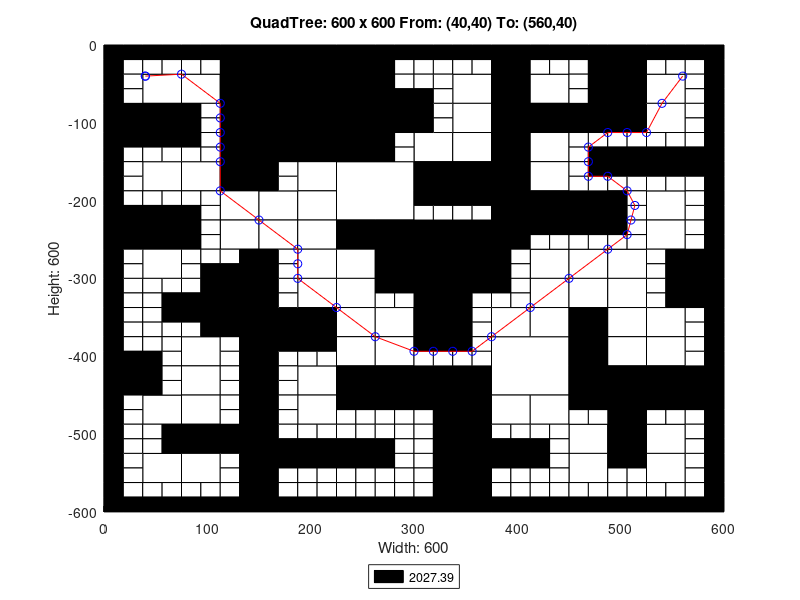

Recreate this plot in MATLAB.
axis([0 600 -600 0]);
title('QuadTree: 600 x 600 From: (40,40) To: (560,40)');
xlabel('Width: 600');
ylabel('Height: 600');
rectangle('Position',[150 -75 75 75], 'FaceColor',[0 0 0]);
rectangle('Position',[150 -150 75 75], 'FaceColor',[0 0 0]);
rectangle('Position',[225 -225 75 75], 'FaceColor',[1 1 1]);
rectangle('Position',[300 -300 75 75], 'FaceColor',[0 0 0]);
rectangle('Position',[375 -450 75 75], 'FaceColor',[1 1 1]);
rectangle('Position',[37.5 -75 37.5 37.5], 'FaceColor',[1 1 1]);
rectangle('Position',[112.5 -37.5 37.5 37.5], 'FaceColor',[0 0 0]);
rectangle('Position',[75 -75 37.5 37.5], 'FaceColor',[1 1 1]);
rectangle('Position',[112.5 -75 37.5 37.5], 'FaceColor',[0 0 0]);
rectangle('Position',[0 -112.5 37.5 37.5], 'FaceColor',[0 0 0]);
rectangle('Position',[37.5 -112.5 37.5 37.5], 'FaceColor',[0 0 0]);
rectangle('Position',[112.5 -112.5 37.5 37.5], 'FaceColor',[0 0 0]);
rectangle('Position',[112.5 -150 37.5 37.5], 'FaceColor',[0 0 0]);
rectangle('Position',[225 -37.5 37.5 37.5], 'FaceColor',[0 0 0]);
rectangle('Position',[225 -75 37.5 37.5], 'FaceColor',[0 0 0]);
rectangle('Position',[225 -112.5 37.5 37.5], 'FaceColor',[0 0 0]);
rectangle('Position',[262.5 -112.5 37.5 37.5], 'FaceColor',[0 0 0]);
rectangle('Position',[225 -150 37.5 37.5], 'FaceColor',[0 0 0]);
rectangle('Position',[37.5 -187.5 37.5 37.5], 'FaceColor',[1 1 1]);
rectangle('Position',[75 -187.5 37.5 37.5], 'FaceColor',[1 1 1]);
rectangle('Position',[112.5 -187.5 37.5 37.5], 'FaceColor',[0 0 0]);
rectangle('Position',[112.5 -225 37.5 37.5], 'FaceColor',[1 1 1]);
rectangle('Position',[0 -262.5 37.5 37.5], 'FaceColor',[0 0 0]);
rectangle('Position',[37.5 -262.5 37.5 37.5], 'FaceColor',[0 0 0]);
rectangle('Position',[37.5 -300 37.5 37.5], 'FaceColor',[1 1 1]);
rectangle('Position',[112.5 -262.5 37.5 37.5], 'FaceColor',[1 1 1]);
rectangle('Position',[187.5 -187.5 37.5 37.5], 'FaceColor',[1 1 1]);
rectangle('Position',[150 -225 37.5 37.5], 'FaceColor',[1 1 1]);
rectangle('Position',[187.5 -225 37.5 37.5], 'FaceColor',[1 1 1]);
rectangle('Position',[150 -262.5 37.5 37.5], 'FaceColor',[1 1 1]);
rectangle('Position',[187.5 -262.5 37.5 37.5], 'FaceColor',[1 1 1]);
rectangle('Position',[187.5 -300 37.5 37.5], 'FaceColor',[1 1 1]);
rectangle('Position',[225 -262.5 37.5 37.5], 'FaceColor',[0 0 0]);
rectangle('Position',[262.5 -262.5 37.5 37.5], 'FaceColor',[0 0 0]);
rectangle('Position',[225 -300 37.5 37.5], 'FaceColor',[1 1 1]);
rectangle('Position',[262.5 -300 37.5 37.5], 'FaceColor',[0 0 0]);
rectangle('Position',[337.5 -75 37.5 37.5], 'FaceColor',[1 1 1]);
rectangle('Position',[375 -37.5 37.5 37.5], 'FaceColor',[0 0 0]);
rectangle('Position',[375 -75 37.5 37.5], 'FaceColor',[0 0 0]);
rectangle('Position',[412.5 -75 37.5 37.5], 'FaceColor',[1 1 1]);
rectangle('Position',[337.5 -112.5 37.5 37.5], 'FaceColor',[1 1 1]);
rectangle('Position',[300 -150 37.5 37.5], 'FaceColor',[1 1 1]);
rectangle('Position',[337.5 -150 37.5 37.5], 'FaceColor',[1 1 1]);
rectangle('Position',[375 -112.5 37.5 37.5], 'FaceColor',[0 0 0]);
rectangle('Position',[412.5 -112.5 37.5 37.5], 'FaceColor',[0 0 0]);
rectangle('Position',[375 -150 37.5 37.5], 'FaceColor',[0 0 0]);
rectangle('Position',[412.5 -150 37.5 37.5], 'FaceColor',[1 1 1]);
rectangle('Position',[487.5 -37.5 37.5 37.5], 'FaceColor',[0 0 0]);
rectangle('Position',[487.5 -75 37.5 37.5], 'FaceColor',[0 0 0]);
rectangle('Position',[525 -75 37.5 37.5], 'FaceColor',[1 1 1]);
rectangle('Position',[450 -112.5 37.5 37.5], 'FaceColor',[0 0 0]);
rectangle('Position',[487.5 -112.5 37.5 37.5], 'FaceColor',[0 0 0]);
rectangle('Position',[525 -112.5 37.5 37.5], 'FaceColor',[1 1 1]);
rectangle('Position',[300 -187.5 37.5 37.5], 'FaceColor',[0 0 0]);
rectangle('Position',[337.5 -187.5 37.5 37.5], 'FaceColor',[0 0 0]);
rectangle('Position',[375 -187.5 37.5 37.5], 'FaceColor',[0 0 0]);
rectangle('Position',[412.5 -187.5 37.5 37.5], 'FaceColor',[1 1 1]);
rectangle('Position',[375 -225 37.5 37.5], 'FaceColor',[0 0 0]);
rectangle('Position',[412.5 -225 37.5 37.5], 'FaceColor',[0 0 0]);
rectangle('Position',[375 -262.5 37.5 37.5], 'FaceColor',[0 0 0]);
rectangle('Position',[412.5 -300 37.5 37.5], 'FaceColor',[1 1 1]);
rectangle('Position',[450 -225 37.5 37.5], 'FaceColor',[0 0 0]);
rectangle('Position',[525 -225 37.5 37.5], 'FaceColor',[1 1 1]);
rectangle('Position',[450 -300 37.5 37.5], 'FaceColor',[1 1 1]);
rectangle('Position',[487.5 -300 37.5 37.5], 'FaceColor',[1 1 1]);
rectangle('Position',[525 -262.5 37.5 37.5], 'FaceColor',[1 1 1]);
rectangle('Position',[562.5 -300 37.5 37.5], 'FaceColor',[0 0 0]);
rectangle('Position',[112.5 -337.5 37.5 37.5], 'FaceColor',[0 0 0]);
rectangle('Position',[112.5 -375 37.5 37.5], 'FaceColor',[0 0 0]);
rectangle('Position',[0 -450 37.5 37.5], 'FaceColor',[0 0 0]);
rectangle('Position',[75 -412.5 37.5 37.5], 'FaceColor',[1 1 1]);
rectangle('Position',[75 -450 37.5 37.5], 'FaceColor',[1 1 1]);
rectangle('Position',[187.5 -337.5 37.5 37.5], 'FaceColor',[1 1 1]);
rectangle('Position',[150 -375 37.5 37.5], 'FaceColor',[0 0 0]);
rectangle('Position',[187.5 -375 37.5 37.5], 'FaceColor',[0 0 0]);
rectangle('Position',[225 -337.5 37.5 37.5], 'FaceColor',[1 1 1]);
rectangle('Position',[225 -375 37.5 37.5], 'FaceColor',[1 1 1]);
rectangle('Position',[262.5 -375 37.5 37.5], 'FaceColor',[1 1 1]);
rectangle('Position',[187.5 -450 37.5 37.5], 'FaceColor',[1 1 1]);
rectangle('Position',[225 -412.5 37.5 37.5], 'FaceColor',[1 1 1]);
rectangle('Position',[262.5 -412.5 37.5 37.5], 'FaceColor',[1 1 1]);
rectangle('Position',[225 -450 37.5 37.5], 'FaceColor',[0 0 0]);
rectangle('Position',[262.5 -450 37.5 37.5], 'FaceColor',[0 0 0]);
rectangle('Position',[37.5 -487.5 37.5 37.5], 'FaceColor',[1 1 1]);
rectangle('Position',[75 -487.5 37.5 37.5], 'FaceColor',[1 1 1]);
rectangle('Position',[75 -525 37.5 37.5], 'FaceColor',[0 0 0]);
rectangle('Position',[112.5 -525 37.5 37.5], 'FaceColor',[0 0 0]);
rectangle('Position',[37.5 -562.5 37.5 37.5], 'FaceColor',[1 1 1]);
rectangle('Position',[75 -562.5 37.5 37.5], 'FaceColor',[1 1 1]);
rectangle('Position',[187.5 -487.5 37.5 37.5], 'FaceColor',[1 1 1]);
rectangle('Position',[300 -337.5 37.5 37.5], 'FaceColor',[0 0 0]);
rectangle('Position',[300 -375 37.5 37.5], 'FaceColor',[0 0 0]);
rectangle('Position',[412.5 -337.5 37.5 37.5], 'FaceColor',[1 1 1]);
rectangle('Position',[375 -375 37.5 37.5], 'FaceColor',[1 1 1]);
rectangle('Position',[412.5 -375 37.5 37.5], 'FaceColor',[1 1 1]);
rectangle('Position',[300 -450 37.5 37.5], 'FaceColor',[0 0 0]);
rectangle('Position',[337.5 -450 37.5 37.5], 'FaceColor',[0 0 0]);
rectangle('Position',[450 -337.5 37.5 37.5], 'FaceColor',[1 1 1]);
rectangle('Position',[487.5 -337.5 37.5 37.5], 'FaceColor',[1 1 1]);
rectangle('Position',[450 -375 37.5 37.5], 'FaceColor',[0 0 0]);
rectangle('Position',[487.5 -375 37.5 37.5], 'FaceColor',[1 1 1]);
rectangle('Position',[562.5 -337.5 37.5 37.5], 'FaceColor',[0 0 0]);
rectangle('Position',[525 -375 37.5 37.5], 'FaceColor',[1 1 1]);
rectangle('Position',[450 -412.5 37.5 37.5], 'FaceColor',[0 0 0]);
rectangle('Position',[487.5 -412.5 37.5 37.5], 'FaceColor',[1 1 1]);
rectangle('Position',[450 -450 37.5 37.5], 'FaceColor',[0 0 0]);
rectangle('Position',[487.5 -450 37.5 37.5], 'FaceColor',[0 0 0]);
rectangle('Position',[525 -412.5 37.5 37.5], 'FaceColor',[1 1 1]);
rectangle('Position',[525 -450 37.5 37.5], 'FaceColor',[0 0 0]);
rectangle('Position',[562.5 -450 37.5 37.5], 'FaceColor',[0 0 0]);
rectangle('Position',[337.5 -487.5 37.5 37.5], 'FaceColor',[0 0 0]);
rectangle('Position',[337.5 -525 37.5 37.5], 'FaceColor',[0 0 0]);
rectangle('Position',[375 -487.5 37.5 37.5], 'FaceColor',[1 1 1]);
rectangle('Position',[412.5 -487.5 37.5 37.5], 'FaceColor',[1 1 1]);
rectangle('Position',[337.5 -562.5 37.5 37.5], 'FaceColor',[0 0 0]);
rectangle('Position',[337.5 -600 37.5 37.5], 'FaceColor',[0 0 0]);
rectangle('Position',[487.5 -487.5 37.5 37.5], 'FaceColor',[0 0 0]);
rectangle('Position',[450 -525 37.5 37.5], 'FaceColor',[1 1 1]);
rectangle('Position',[487.5 -525 37.5 37.5], 'FaceColor',[0 0 0]);
rectangle('Position',[525 -525 37.5 37.5], 'FaceColor',[1 1 1]);
rectangle('Position',[450 -562.5 37.5 37.5], 'FaceColor',[1 1 1]);
rectangle('Position',[525 -562.5 37.5 37.5], 'FaceColor',[1 1 1]);
rectangle('Position',[0 -18.75 18.75 18.75], 'FaceColor',[0 0 0]);
rectangle('Position',[18.75 -18.75 18.75 18.75], 'FaceColor',[0 0 0]);
rectangle('Position',[0 -37.5 18.75 18.75], 'FaceColor',[0 0 0]);
rectangle('Position',[18.75 -37.5 18.75 18.75], 'FaceColor',[1 1 1]);
rectangle('Position',[37.5 -18.75 18.75 18.75], 'FaceColor',[0 0 0]);
rectangle('Position',[56.25 -18.75 18.75 18.75], 'FaceColor',[0 0 0]);
rectangle('Position',[37.5 -37.5 18.75 18.75], 'FaceColor',[1 1 1]);
rectangle('Position',[56.25 -37.5 18.75 18.75], 'FaceColor',[1 1 1]);
rectangle('Position',[0 -56.25 18.75 18.75], 'FaceColor',[0 0 0]);
rectangle('Position',[18.75 -56.25 18.75 18.75], 'FaceColor',[1 1 1]);
rectangle('Position',[0 -75 18.75 18.75], 'FaceColor',[0 0 0]);
rectangle('Position',[18.75 -75 18.75 18.75], 'FaceColor',[1 1 1]);
rectangle('Position',[75 -18.75 18.75 18.75], 'FaceColor',[0 0 0]);
rectangle('Position',[93.75 -18.75 18.75 18.75], 'FaceColor',[0 0 0]);
rectangle('Position',[75 -37.5 18.75 18.75], 'FaceColor',[1 1 1]);
rectangle('Position',[93.75 -37.5 18.75 18.75], 'FaceColor',[1 1 1]);
rectangle('Position',[0 -131.25 18.75 18.75], 'FaceColor',[0 0 0]);
rectangle('Position',[18.75 -131.25 18.75 18.75], 'FaceColor',[0 0 0]);
rectangle('Position',[0 -150 18.75 18.75], 'FaceColor',[0 0 0]);
rectangle('Position',[18.75 -150 18.75 18.75], 'FaceColor',[1 1 1]);
rectangle('Position',[37.5 -131.25 18.75 18.75], 'FaceColor',[0 0 0]);
rectangle('Position',[56.25 -131.25 18.75 18.75], 'FaceColor',[0 0 0]);
rectangle('Position',[37.5 -150 18.75 18.75], 'FaceColor',[1 1 1]);
rectangle('Position',[56.25 -150 18.75 18.75], 'FaceColor',[1 1 1]);
rectangle('Position',[75 -93.75 18.75 18.75], 'FaceColor',[0 0 0]);
rectangle('Position',[93.75 -93.75 18.75 18.75], 'FaceColor',[1 1 1]);
rectangle('Position',[75 -112.5 18.75 18.75], 'FaceColor',[0 0 0]);
rectangle('Position',[93.75 -112.5 18.75 18.75], 'FaceColor',[1 1 1]);
rectangle('Position',[75 -131.25 18.75 18.75], 'FaceColor',[0 0 0]);
rectangle('Position',[93.75 -131.25 18.75 18.75], 'FaceColor',[1 1 1]);
rectangle('Position',[75 -150 18.75 18.75], 'FaceColor',[1 1 1]);
rectangle('Position',[93.75 -150 18.75 18.75], 'FaceColor',[1 1 1]);
rectangle('Position',[262.5 -18.75 18.75 18.75], 'FaceColor',[0 0 0]);
rectangle('Position',[281.25 -18.75 18.75 18.75], 'FaceColor',[0 0 0]);
rectangle('Position',[262.5 -37.5 18.75 18.75], 'FaceColor',[0 0 0]);
rectangle('Position',[281.25 -37.5 18.75 18.75], 'FaceColor',[1 1 1]);
rectangle('Position',[262.5 -56.25 18.75 18.75], 'FaceColor',[0 0 0]);
rectangle('Position',[281.25 -56.25 18.75 18.75], 'FaceColor',[1 1 1]);
rectangle('Position',[262.5 -75 18.75 18.75], 'FaceColor',[0 0 0]);
rectangle('Position',[281.25 -75 18.75 18.75], 'FaceColor',[0 0 0]);
rectangle('Position',[262.5 -131.25 18.75 18.75], 'FaceColor',[0 0 0]);
rectangle('Position',[281.25 -131.25 18.75 18.75], 'FaceColor',[1 1 1]);
rectangle('Position',[262.5 -150 18.75 18.75], 'FaceColor',[0 0 0]);
rectangle('Position',[281.25 -150 18.75 18.75], 'FaceColor',[1 1 1]);
rectangle('Position',[0 -168.75 18.75 18.75], 'FaceColor',[0 0 0]);
rectangle('Position',[18.75 -168.75 18.75 18.75], 'FaceColor',[1 1 1]);
rectangle('Position',[0 -187.5 18.75 18.75], 'FaceColor',[0 0 0]);
rectangle('Position',[18.75 -187.5 18.75 18.75], 'FaceColor',[1 1 1]);
rectangle('Position',[0 -206.25 18.75 18.75], 'FaceColor',[0 0 0]);
rectangle('Position',[18.75 -206.25 18.75 18.75], 'FaceColor',[1 1 1]);
rectangle('Position',[0 -225 18.75 18.75], 'FaceColor',[0 0 0]);
rectangle('Position',[18.75 -225 18.75 18.75], 'FaceColor',[0 0 0]);
rectangle('Position',[37.5 -206.25 18.75 18.75], 'FaceColor',[1 1 1]);
rectangle('Position',[56.25 -206.25 18.75 18.75], 'FaceColor',[1 1 1]);
rectangle('Position',[37.5 -225 18.75 18.75], 'FaceColor',[0 0 0]);
rectangle('Position',[56.25 -225 18.75 18.75], 'FaceColor',[0 0 0]);
rectangle('Position',[75 -206.25 18.75 18.75], 'FaceColor',[1 1 1]);
rectangle('Position',[93.75 -206.25 18.75 18.75], 'FaceColor',[1 1 1]);
rectangle('Position',[75 -225 18.75 18.75], 'FaceColor',[0 0 0]);
rectangle('Position',[93.75 -225 18.75 18.75], 'FaceColor',[1 1 1]);
rectangle('Position',[0 -281.25 18.75 18.75], 'FaceColor',[0 0 0]);
rectangle('Position',[18.75 -281.25 18.75 18.75], 'FaceColor',[1 1 1]);
rectangle('Position',[0 -300 18.75 18.75], 'FaceColor',[0 0 0]);
rectangle('Position',[18.75 -300 18.75 18.75], 'FaceColor',[1 1 1]);
rectangle('Position',[75 -243.75 18.75 18.75], 'FaceColor',[0 0 0]);
rectangle('Position',[93.75 -243.75 18.75 18.75], 'FaceColor',[1 1 1]);
rectangle('Position',[75 -262.5 18.75 18.75], 'FaceColor',[0 0 0]);
rectangle('Position',[93.75 -262.5 18.75 18.75], 'FaceColor',[1 1 1]);
rectangle('Position',[75 -281.25 18.75 18.75], 'FaceColor',[1 1 1]);
rectangle('Position',[93.75 -281.25 18.75 18.75], 'FaceColor',[1 1 1]);
rectangle('Position',[75 -300 18.75 18.75], 'FaceColor',[1 1 1]);
rectangle('Position',[93.75 -300 18.75 18.75], 'FaceColor',[0 0 0]);
rectangle('Position',[112.5 -281.25 18.75 18.75], 'FaceColor',[1 1 1]);
rectangle('Position',[131.25 -281.25 18.75 18.75], 'FaceColor',[0 0 0]);
rectangle('Position',[112.5 -300 18.75 18.75], 'FaceColor',[0 0 0]);
rectangle('Position',[131.25 -300 18.75 18.75], 'FaceColor',[0 0 0]);
rectangle('Position',[150 -168.75 18.75 18.75], 'FaceColor',[0 0 0]);
rectangle('Position',[168.75 -168.75 18.75 18.75], 'FaceColor',[1 1 1]);
rectangle('Position',[150 -187.5 18.75 18.75], 'FaceColor',[0 0 0]);
rectangle('Position',[168.75 -187.5 18.75 18.75], 'FaceColor',[1 1 1]);
rectangle('Position',[150 -281.25 18.75 18.75], 'FaceColor',[0 0 0]);
rectangle('Position',[168.75 -281.25 18.75 18.75], 'FaceColor',[1 1 1]);
rectangle('Position',[150 -300 18.75 18.75], 'FaceColor',[0 0 0]);
rectangle('Position',[168.75 -300 18.75 18.75], 'FaceColor',[1 1 1]);
rectangle('Position',[300 -18.75 18.75 18.75], 'FaceColor',[0 0 0]);
rectangle('Position',[318.75 -18.75 18.75 18.75], 'FaceColor',[0 0 0]);
rectangle('Position',[300 -37.5 18.75 18.75], 'FaceColor',[1 1 1]);
rectangle('Position',[318.75 -37.5 18.75 18.75], 'FaceColor',[1 1 1]);
rectangle('Position',[337.5 -18.75 18.75 18.75], 'FaceColor',[0 0 0]);
rectangle('Position',[356.25 -18.75 18.75 18.75], 'FaceColor',[0 0 0]);
rectangle('Position',[337.5 -37.5 18.75 18.75], 'FaceColor',[1 1 1]);
rectangle('Position',[356.25 -37.5 18.75 18.75], 'FaceColor',[1 1 1]);
rectangle('Position',[300 -56.25 18.75 18.75], 'FaceColor',[1 1 1]);
rectangle('Position',[318.75 -56.25 18.75 18.75], 'FaceColor',[1 1 1]);
rectangle('Position',[300 -75 18.75 18.75], 'FaceColor',[0 0 0]);
rectangle('Position',[318.75 -75 18.75 18.75], 'FaceColor',[1 1 1]);
rectangle('Position',[412.5 -18.75 18.75 18.75], 'FaceColor',[0 0 0]);
rectangle('Position',[431.25 -18.75 18.75 18.75], 'FaceColor',[0 0 0]);
rectangle('Position',[412.5 -37.5 18.75 18.75], 'FaceColor',[1 1 1]);
rectangle('Position',[431.25 -37.5 18.75 18.75], 'FaceColor',[1 1 1]);
rectangle('Position',[300 -93.75 18.75 18.75], 'FaceColor',[0 0 0]);
rectangle('Position',[318.75 -93.75 18.75 18.75], 'FaceColor',[1 1 1]);
rectangle('Position',[300 -112.5 18.75 18.75], 'FaceColor',[0 0 0]);
rectangle('Position',[318.75 -112.5 18.75 18.75], 'FaceColor',[1 1 1]);
rectangle('Position',[450 -18.75 18.75 18.75], 'FaceColor',[0 0 0]);
rectangle('Position',[468.75 -18.75 18.75 18.75], 'FaceColor',[0 0 0]);
rectangle('Position',[450 -37.5 18.75 18.75], 'FaceColor',[1 1 1]);
rectangle('Position',[468.75 -37.5 18.75 18.75], 'FaceColor',[0 0 0]);
rectangle('Position',[450 -56.25 18.75 18.75], 'FaceColor',[1 1 1]);
rectangle('Position',[468.75 -56.25 18.75 18.75], 'FaceColor',[0 0 0]);
rectangle('Position',[450 -75 18.75 18.75], 'FaceColor',[1 1 1]);
rectangle('Position',[468.75 -75 18.75 18.75], 'FaceColor',[0 0 0]);
rectangle('Position',[525 -18.75 18.75 18.75], 'FaceColor',[0 0 0]);
rectangle('Position',[543.75 -18.75 18.75 18.75], 'FaceColor',[0 0 0]);
rectangle('Position',[525 -37.5 18.75 18.75], 'FaceColor',[1 1 1]);
rectangle('Position',[543.75 -37.5 18.75 18.75], 'FaceColor',[1 1 1]);
rectangle('Position',[562.5 -18.75 18.75 18.75], 'FaceColor',[0 0 0]);
rectangle('Position',[581.25 -18.75 18.75 18.75], 'FaceColor',[0 0 0]);
rectangle('Position',[562.5 -37.5 18.75 18.75], 'FaceColor',[1 1 1]);
rectangle('Position',[581.25 -37.5 18.75 18.75], 'FaceColor',[0 0 0]);
rectangle('Position',[562.5 -56.25 18.75 18.75], 'FaceColor',[1 1 1]);
rectangle('Position',[581.25 -56.25 18.75 18.75], 'FaceColor',[0 0 0]);
rectangle('Position',[562.5 -75 18.75 18.75], 'FaceColor',[1 1 1]);
rectangle('Position',[581.25 -75 18.75 18.75], 'FaceColor',[0 0 0]);
rectangle('Position',[450 -131.25 18.75 18.75], 'FaceColor',[1 1 1]);
rectangle('Position',[468.75 -131.25 18.75 18.75], 'FaceColor',[1 1 1]);
rectangle('Position',[450 -150 18.75 18.75], 'FaceColor',[1 1 1]);
rectangle('Position',[468.75 -150 18.75 18.75], 'FaceColor',[0 0 0]);
rectangle('Position',[487.5 -131.25 18.75 18.75], 'FaceColor',[1 1 1]);
rectangle('Position',[506.25 -131.25 18.75 18.75], 'FaceColor',[1 1 1]);
rectangle('Position',[487.5 -150 18.75 18.75], 'FaceColor',[0 0 0]);
rectangle('Position',[506.25 -150 18.75 18.75], 'FaceColor',[0 0 0]);
rectangle('Position',[562.5 -93.75 18.75 18.75], 'FaceColor',[1 1 1]);
rectangle('Position',[581.25 -93.75 18.75 18.75], 'FaceColor',[0 0 0]);
rectangle('Position',[562.5 -112.5 18.75 18.75], 'FaceColor',[1 1 1]);
rectangle('Position',[581.25 -112.5 18.75 18.75], 'FaceColor',[0 0 0]);
rectangle('Position',[525 -131.25 18.75 18.75], 'FaceColor',[1 1 1]);
rectangle('Position',[543.75 -131.25 18.75 18.75], 'FaceColor',[1 1 1]);
rectangle('Position',[525 -150 18.75 18.75], 'FaceColor',[0 0 0]);
rectangle('Position',[543.75 -150 18.75 18.75], 'FaceColor',[0 0 0]);
rectangle('Position',[562.5 -131.25 18.75 18.75], 'FaceColor',[1 1 1]);
rectangle('Position',[581.25 -131.25 18.75 18.75], 'FaceColor',[0 0 0]);
rectangle('Position',[562.5 -150 18.75 18.75], 'FaceColor',[0 0 0]);
rectangle('Position',[581.25 -150 18.75 18.75], 'FaceColor',[0 0 0]);
rectangle('Position',[300 -206.25 18.75 18.75], 'FaceColor',[0 0 0]);
rectangle('Position',[318.75 -206.25 18.75 18.75], 'FaceColor',[0 0 0]);
rectangle('Position',[300 -225 18.75 18.75], 'FaceColor',[1 1 1]);
rectangle('Position',[318.75 -225 18.75 18.75], 'FaceColor',[1 1 1]);
rectangle('Position',[337.5 -206.25 18.75 18.75], 'FaceColor',[0 0 0]);
rectangle('Position',[356.25 -206.25 18.75 18.75], 'FaceColor',[0 0 0]);
rectangle('Position',[337.5 -225 18.75 18.75], 'FaceColor',[1 1 1]);
rectangle('Position',[356.25 -225 18.75 18.75], 'FaceColor',[1 1 1]);
rectangle('Position',[412.5 -243.75 18.75 18.75], 'FaceColor',[0 0 0]);
rectangle('Position',[431.25 -243.75 18.75 18.75], 'FaceColor',[0 0 0]);
rectangle('Position',[412.5 -262.5 18.75 18.75], 'FaceColor',[1 1 1]);
rectangle('Position',[431.25 -262.5 18.75 18.75], 'FaceColor',[1 1 1]);
rectangle('Position',[375 -281.25 18.75 18.75], 'FaceColor',[0 0 0]);
rectangle('Position',[393.75 -281.25 18.75 18.75], 'FaceColor',[1 1 1]);
rectangle('Position',[375 -300 18.75 18.75], 'FaceColor',[0 0 0]);
rectangle('Position',[393.75 -300 18.75 18.75], 'FaceColor',[1 1 1]);
rectangle('Position',[450 -168.75 18.75 18.75], 'FaceColor',[1 1 1]);
rectangle('Position',[468.75 -168.75 18.75 18.75], 'FaceColor',[0 0 0]);
rectangle('Position',[450 -187.5 18.75 18.75], 'FaceColor',[1 1 1]);
rectangle('Position',[468.75 -187.5 18.75 18.75], 'FaceColor',[1 1 1]);
rectangle('Position',[487.5 -168.75 18.75 18.75], 'FaceColor',[0 0 0]);
rectangle('Position',[506.25 -168.75 18.75 18.75], 'FaceColor',[0 0 0]);
rectangle('Position',[487.5 -187.5 18.75 18.75], 'FaceColor',[1 1 1]);
rectangle('Position',[506.25 -187.5 18.75 18.75], 'FaceColor',[1 1 1]);
rectangle('Position',[487.5 -206.25 18.75 18.75], 'FaceColor',[0 0 0]);
rectangle('Position',[506.25 -206.25 18.75 18.75], 'FaceColor',[1 1 1]);
rectangle('Position',[487.5 -225 18.75 18.75], 'FaceColor',[0 0 0]);
rectangle('Position',[506.25 -225 18.75 18.75], 'FaceColor',[1 1 1]);
rectangle('Position',[525 -168.75 18.75 18.75], 'FaceColor',[0 0 0]);
rectangle('Position',[543.75 -168.75 18.75 18.75], 'FaceColor',[0 0 0]);
rectangle('Position',[525 -187.5 18.75 18.75], 'FaceColor',[1 1 1]);
rectangle('Position',[543.75 -187.5 18.75 18.75], 'FaceColor',[1 1 1]);
rectangle('Position',[562.5 -168.75 18.75 18.75], 'FaceColor',[0 0 0]);
rectangle('Position',[581.25 -168.75 18.75 18.75], 'FaceColor',[0 0 0]);
rectangle('Position',[562.5 -187.5 18.75 18.75], 'FaceColor',[1 1 1]);
rectangle('Position',[581.25 -187.5 18.75 18.75], 'FaceColor',[0 0 0]);
rectangle('Position',[562.5 -206.25 18.75 18.75], 'FaceColor',[1 1 1]);
rectangle('Position',[581.25 -206.25 18.75 18.75], 'FaceColor',[0 0 0]);
rectangle('Position',[562.5 -225 18.75 18.75], 'FaceColor',[1 1 1]);
rectangle('Position',[581.25 -225 18.75 18.75], 'FaceColor',[0 0 0]);
rectangle('Position',[450 -243.75 18.75 18.75], 'FaceColor',[0 0 0]);
rectangle('Position',[468.75 -243.75 18.75 18.75], 'FaceColor',[0 0 0]);
rectangle('Position',[450 -262.5 18.75 18.75], 'FaceColor',[1 1 1]);
rectangle('Position',[468.75 -262.5 18.75 18.75], 'FaceColor',[1 1 1]);
rectangle('Position',[487.5 -243.75 18.75 18.75], 'FaceColor',[0 0 0]);
rectangle('Position',[506.25 -243.75 18.75 18.75], 'FaceColor',[1 1 1]);
rectangle('Position',[487.5 -262.5 18.75 18.75], 'FaceColor',[1 1 1]);
rectangle('Position',[506.25 -262.5 18.75 18.75], 'FaceColor',[1 1 1]);
rectangle('Position',[562.5 -243.75 18.75 18.75], 'FaceColor',[1 1 1]);
rectangle('Position',[581.25 -243.75 18.75 18.75], 'FaceColor',[0 0 0]);
rectangle('Position',[562.5 -262.5 18.75 18.75], 'FaceColor',[1 1 1]);
rectangle('Position',[581.25 -262.5 18.75 18.75], 'FaceColor',[0 0 0]);
rectangle('Position',[525 -281.25 18.75 18.75], 'FaceColor',[1 1 1]);
rectangle('Position',[543.75 -281.25 18.75 18.75], 'FaceColor',[0 0 0]);
rectangle('Position',[525 -300 18.75 18.75], 'FaceColor',[1 1 1]);
rectangle('Position',[543.75 -300 18.75 18.75], 'FaceColor',[0 0 0]);
rectangle('Position',[0 -318.75 18.75 18.75], 'FaceColor',[0 0 0]);
rectangle('Position',[18.75 -318.75 18.75 18.75], 'FaceColor',[1 1 1]);
rectangle('Position',[0 -337.5 18.75 18.75], 'FaceColor',[0 0 0]);
rectangle('Position',[18.75 -337.5 18.75 18.75], 'FaceColor',[1 1 1]);
rectangle('Position',[37.5 -318.75 18.75 18.75], 'FaceColor',[1 1 1]);
rectangle('Position',[56.25 -318.75 18.75 18.75], 'FaceColor',[1 1 1]);
rectangle('Position',[37.5 -337.5 18.75 18.75], 'FaceColor',[1 1 1]);
rectangle('Position',[56.25 -337.5 18.75 18.75], 'FaceColor',[0 0 0]);
rectangle('Position',[0 -356.25 18.75 18.75], 'FaceColor',[0 0 0]);
rectangle('Position',[18.75 -356.25 18.75 18.75], 'FaceColor',[1 1 1]);
rectangle('Position',[0 -375 18.75 18.75], 'FaceColor',[0 0 0]);
rectangle('Position',[18.75 -375 18.75 18.75], 'FaceColor',[1 1 1]);
rectangle('Position',[37.5 -356.25 18.75 18.75], 'FaceColor',[1 1 1]);
rectangle('Position',[56.25 -356.25 18.75 18.75], 'FaceColor',[0 0 0]);
rectangle('Position',[37.5 -375 18.75 18.75], 'FaceColor',[1 1 1]);
rectangle('Position',[56.25 -375 18.75 18.75], 'FaceColor',[1 1 1]);
rectangle('Position',[75 -318.75 18.75 18.75], 'FaceColor',[1 1 1]);
rectangle('Position',[93.75 -318.75 18.75 18.75], 'FaceColor',[0 0 0]);
rectangle('Position',[75 -337.5 18.75 18.75], 'FaceColor',[0 0 0]);
rectangle('Position',[93.75 -337.5 18.75 18.75], 'FaceColor',[0 0 0]);
rectangle('Position',[75 -356.25 18.75 18.75], 'FaceColor',[0 0 0]);
rectangle('Position',[93.75 -356.25 18.75 18.75], 'FaceColor',[0 0 0]);
rectangle('Position',[75 -375 18.75 18.75], 'FaceColor',[1 1 1]);
rectangle('Position',[93.75 -375 18.75 18.75], 'FaceColor',[0 0 0]);
rectangle('Position',[0 -393.75 18.75 18.75], 'FaceColor',[0 0 0]);
rectangle('Position',[18.75 -393.75 18.75 18.75], 'FaceColor',[1 1 1]);
rectangle('Position',[0 -412.5 18.75 18.75], 'FaceColor',[0 0 0]);
rectangle('Position',[18.75 -412.5 18.75 18.75], 'FaceColor',[0 0 0]);
rectangle('Position',[37.5 -393.75 18.75 18.75], 'FaceColor',[1 1 1]);
rectangle('Position',[56.25 -393.75 18.75 18.75], 'FaceColor',[1 1 1]);
rectangle('Position',[37.5 -412.5 18.75 18.75], 'FaceColor',[0 0 0]);
rectangle('Position',[56.25 -412.5 18.75 18.75], 'FaceColor',[1 1 1]);
rectangle('Position',[37.5 -431.25 18.75 18.75], 'FaceColor',[0 0 0]);
rectangle('Position',[56.25 -431.25 18.75 18.75], 'FaceColor',[1 1 1]);
rectangle('Position',[37.5 -450 18.75 18.75], 'FaceColor',[0 0 0]);
rectangle('Position',[56.25 -450 18.75 18.75], 'FaceColor',[1 1 1]);
rectangle('Position',[112.5 -393.75 18.75 18.75], 'FaceColor',[1 1 1]);
rectangle('Position',[131.25 -393.75 18.75 18.75], 'FaceColor',[0 0 0]);
rectangle('Position',[112.5 -412.5 18.75 18.75], 'FaceColor',[1 1 1]);
rectangle('Position',[131.25 -412.5 18.75 18.75], 'FaceColor',[0 0 0]);
rectangle('Position',[112.5 -431.25 18.75 18.75], 'FaceColor',[1 1 1]);
rectangle('Position',[131.25 -431.25 18.75 18.75], 'FaceColor',[0 0 0]);
rectangle('Position',[112.5 -450 18.75 18.75], 'FaceColor',[1 1 1]);
rectangle('Position',[131.25 -450 18.75 18.75], 'FaceColor',[0 0 0]);
rectangle('Position',[150 -318.75 18.75 18.75], 'FaceColor',[0 0 0]);
rectangle('Position',[168.75 -318.75 18.75 18.75], 'FaceColor',[1 1 1]);
rectangle('Position',[150 -337.5 18.75 18.75], 'FaceColor',[0 0 0]);
rectangle('Position',[168.75 -337.5 18.75 18.75], 'FaceColor',[1 1 1]);
rectangle('Position',[262.5 -318.75 18.75 18.75], 'FaceColor',[0 0 0]);
rectangle('Position',[281.25 -318.75 18.75 18.75], 'FaceColor',[0 0 0]);
rectangle('Position',[262.5 -337.5 18.75 18.75], 'FaceColor',[1 1 1]);
rectangle('Position',[281.25 -337.5 18.75 18.75], 'FaceColor',[1 1 1]);
rectangle('Position',[150 -393.75 18.75 18.75], 'FaceColor',[0 0 0]);
rectangle('Position',[168.75 -393.75 18.75 18.75], 'FaceColor',[0 0 0]);
rectangle('Position',[150 -412.5 18.75 18.75], 'FaceColor',[0 0 0]);
rectangle('Position',[168.75 -412.5 18.75 18.75], 'FaceColor',[1 1 1]);
rectangle('Position',[187.5 -393.75 18.75 18.75], 'FaceColor',[0 0 0]);
rectangle('Position',[206.25 -393.75 18.75 18.75], 'FaceColor',[0 0 0]);
rectangle('Position',[187.5 -412.5 18.75 18.75], 'FaceColor',[1 1 1]);
rectangle('Position',[206.25 -412.5 18.75 18.75], 'FaceColor',[1 1 1]);
rectangle('Position',[150 -431.25 18.75 18.75], 'FaceColor',[0 0 0]);
rectangle('Position',[168.75 -431.25 18.75 18.75], 'FaceColor',[1 1 1]);
rectangle('Position',[150 -450 18.75 18.75], 'FaceColor',[0 0 0]);
rectangle('Position',[168.75 -450 18.75 18.75], 'FaceColor',[1 1 1]);
rectangle('Position',[0 -468.75 18.75 18.75], 'FaceColor',[0 0 0]);
rectangle('Position',[18.75 -468.75 18.75 18.75], 'FaceColor',[1 1 1]);
rectangle('Position',[0 -487.5 18.75 18.75], 'FaceColor',[0 0 0]);
rectangle('Position',[18.75 -487.5 18.75 18.75], 'FaceColor',[1 1 1]);
rectangle('Position',[0 -506.25 18.75 18.75], 'FaceColor',[0 0 0]);
rectangle('Position',[18.75 -506.25 18.75 18.75], 'FaceColor',[1 1 1]);
rectangle('Position',[0 -525 18.75 18.75], 'FaceColor',[0 0 0]);
rectangle('Position',[18.75 -525 18.75 18.75], 'FaceColor',[1 1 1]);
rectangle('Position',[37.5 -506.25 18.75 18.75], 'FaceColor',[1 1 1]);
rectangle('Position',[56.25 -506.25 18.75 18.75], 'FaceColor',[0 0 0]);
rectangle('Position',[37.5 -525 18.75 18.75], 'FaceColor',[1 1 1]);
rectangle('Position',[56.25 -525 18.75 18.75], 'FaceColor',[0 0 0]);
rectangle('Position',[112.5 -468.75 18.75 18.75], 'FaceColor',[1 1 1]);
rectangle('Position',[131.25 -468.75 18.75 18.75], 'FaceColor',[0 0 0]);
rectangle('Position',[112.5 -487.5 18.75 18.75], 'FaceColor',[1 1 1]);
rectangle('Position',[131.25 -487.5 18.75 18.75], 'FaceColor',[0 0 0]);
rectangle('Position',[0 -543.75 18.75 18.75], 'FaceColor',[0 0 0]);
rectangle('Position',[18.75 -543.75 18.75 18.75], 'FaceColor',[1 1 1]);
rectangle('Position',[0 -562.5 18.75 18.75], 'FaceColor',[0 0 0]);
rectangle('Position',[18.75 -562.5 18.75 18.75], 'FaceColor',[1 1 1]);
rectangle('Position',[0 -581.25 18.75 18.75], 'FaceColor',[0 0 0]);
rectangle('Position',[18.75 -581.25 18.75 18.75], 'FaceColor',[1 1 1]);
rectangle('Position',[0 -600 18.75 18.75], 'FaceColor',[0 0 0]);
rectangle('Position',[18.75 -600 18.75 18.75], 'FaceColor',[0 0 0]);
rectangle('Position',[37.5 -581.25 18.75 18.75], 'FaceColor',[1 1 1]);
rectangle('Position',[56.25 -581.25 18.75 18.75], 'FaceColor',[1 1 1]);
rectangle('Position',[37.5 -600 18.75 18.75], 'FaceColor',[0 0 0]);
rectangle('Position',[56.25 -600 18.75 18.75], 'FaceColor',[0 0 0]);
rectangle('Position',[112.5 -543.75 18.75 18.75], 'FaceColor',[1 1 1]);
rectangle('Position',[131.25 -543.75 18.75 18.75], 'FaceColor',[0 0 0]);
rectangle('Position',[112.5 -562.5 18.75 18.75], 'FaceColor',[1 1 1]);
rectangle('Position',[131.25 -562.5 18.75 18.75], 'FaceColor',[0 0 0]);
rectangle('Position',[75 -581.25 18.75 18.75], 'FaceColor',[1 1 1]);
rectangle('Position',[93.75 -581.25 18.75 18.75], 'FaceColor',[1 1 1]);
rectangle('Position',[75 -600 18.75 18.75], 'FaceColor',[0 0 0]);
rectangle('Position',[93.75 -600 18.75 18.75], 'FaceColor',[0 0 0]);
rectangle('Position',[112.5 -581.25 18.75 18.75], 'FaceColor',[1 1 1]);
rectangle('Position',[131.25 -581.25 18.75 18.75], 'FaceColor',[0 0 0]);
rectangle('Position',[112.5 -600 18.75 18.75], 'FaceColor',[0 0 0]);
rectangle('Position',[131.25 -600 18.75 18.75], 'FaceColor',[0 0 0]);
rectangle('Position',[150 -468.75 18.75 18.75], 'FaceColor',[0 0 0]);
rectangle('Position',[168.75 -468.75 18.75 18.75], 'FaceColor',[1 1 1]);
rectangle('Position',[150 -487.5 18.75 18.75], 'FaceColor',[0 0 0]);
rectangle('Position',[168.75 -487.5 18.75 18.75], 'FaceColor',[1 1 1]);
rectangle('Position',[150 -506.25 18.75 18.75], 'FaceColor',[0 0 0]);
rectangle('Position',[168.75 -506.25 18.75 18.75], 'FaceColor',[1 1 1]);
rectangle('Position',[150 -525 18.75 18.75], 'FaceColor',[0 0 0]);
rectangle('Position',[168.75 -525 18.75 18.75], 'FaceColor',[0 0 0]);
rectangle('Position',[187.5 -506.25 18.75 18.75], 'FaceColor',[1 1 1]);
rectangle('Position',[206.25 -506.25 18.75 18.75], 'FaceColor',[1 1 1]);
rectangle('Position',[187.5 -525 18.75 18.75], 'FaceColor',[0 0 0]);
rectangle('Position',[206.25 -525 18.75 18.75], 'FaceColor',[0 0 0]);
rectangle('Position',[225 -468.75 18.75 18.75], 'FaceColor',[0 0 0]);
rectangle('Position',[243.75 -468.75 18.75 18.75], 'FaceColor',[0 0 0]);
rectangle('Position',[225 -487.5 18.75 18.75], 'FaceColor',[1 1 1]);
rectangle('Position',[243.75 -487.5 18.75 18.75], 'FaceColor',[1 1 1]);
rectangle('Position',[262.5 -468.75 18.75 18.75], 'FaceColor',[0 0 0]);
rectangle('Position',[281.25 -468.75 18.75 18.75], 'FaceColor',[0 0 0]);
rectangle('Position',[262.5 -487.5 18.75 18.75], 'FaceColor',[1 1 1]);
rectangle('Position',[281.25 -487.5 18.75 18.75], 'FaceColor',[1 1 1]);
rectangle('Position',[225 -506.25 18.75 18.75], 'FaceColor',[1 1 1]);
rectangle('Position',[243.75 -506.25 18.75 18.75], 'FaceColor',[1 1 1]);
rectangle('Position',[225 -525 18.75 18.75], 'FaceColor',[0 0 0]);
rectangle('Position',[243.75 -525 18.75 18.75], 'FaceColor',[0 0 0]);
rectangle('Position',[262.5 -506.25 18.75 18.75], 'FaceColor',[1 1 1]);
rectangle('Position',[281.25 -506.25 18.75 18.75], 'FaceColor',[1 1 1]);
rectangle('Position',[262.5 -525 18.75 18.75], 'FaceColor',[0 0 0]);
rectangle('Position',[281.25 -525 18.75 18.75], 'FaceColor',[1 1 1]);
rectangle('Position',[150 -543.75 18.75 18.75], 'FaceColor',[0 0 0]);
rectangle('Position',[168.75 -543.75 18.75 18.75], 'FaceColor',[0 0 0]);
rectangle('Position',[150 -562.5 18.75 18.75], 'FaceColor',[0 0 0]);
rectangle('Position',[168.75 -562.5 18.75 18.75], 'FaceColor',[1 1 1]);
rectangle('Position',[187.5 -543.75 18.75 18.75], 'FaceColor',[0 0 0]);
rectangle('Position',[206.25 -543.75 18.75 18.75], 'FaceColor',[0 0 0]);
rectangle('Position',[187.5 -562.5 18.75 18.75], 'FaceColor',[1 1 1]);
rectangle('Position',[206.25 -562.5 18.75 18.75], 'FaceColor',[1 1 1]);
rectangle('Position',[150 -581.25 18.75 18.75], 'FaceColor',[0 0 0]);
rectangle('Position',[168.75 -581.25 18.75 18.75], 'FaceColor',[1 1 1]);
rectangle('Position',[150 -600 18.75 18.75], 'FaceColor',[0 0 0]);
rectangle('Position',[168.75 -600 18.75 18.75], 'FaceColor',[0 0 0]);
rectangle('Position',[187.5 -581.25 18.75 18.75], 'FaceColor',[1 1 1]);
rectangle('Position',[206.25 -581.25 18.75 18.75], 'FaceColor',[1 1 1]);
rectangle('Position',[187.5 -600 18.75 18.75], 'FaceColor',[0 0 0]);
rectangle('Position',[206.25 -600 18.75 18.75], 'FaceColor',[0 0 0]);
rectangle('Position',[225 -543.75 18.75 18.75], 'FaceColor',[0 0 0]);
rectangle('Position',[243.75 -543.75 18.75 18.75], 'FaceColor',[0 0 0]);
rectangle('Position',[225 -562.5 18.75 18.75], 'FaceColor',[1 1 1]);
rectangle('Position',[243.75 -562.5 18.75 18.75], 'FaceColor',[1 1 1]);
rectangle('Position',[262.5 -543.75 18.75 18.75], 'FaceColor',[0 0 0]);
rectangle('Position',[281.25 -543.75 18.75 18.75], 'FaceColor',[1 1 1]);
rectangle('Position',[262.5 -562.5 18.75 18.75], 'FaceColor',[1 1 1]);
rectangle('Position',[281.25 -562.5 18.75 18.75], 'FaceColor',[1 1 1]);
rectangle('Position',[225 -581.25 18.75 18.75], 'FaceColor',[1 1 1]);
rectangle('Position',[243.75 -581.25 18.75 18.75], 'FaceColor',[1 1 1]);
rectangle('Position',[225 -600 18.75 18.75], 'FaceColor',[0 0 0]);
rectangle('Position',[243.75 -600 18.75 18.75], 'FaceColor',[0 0 0]);
rectangle('Position',[262.5 -581.25 18.75 18.75], 'FaceColor',[1 1 1]);
rectangle('Position',[281.25 -581.25 18.75 18.75], 'FaceColor',[1 1 1]);
rectangle('Position',[262.5 -600 18.75 18.75], 'FaceColor',[0 0 0]);
rectangle('Position',[281.25 -600 18.75 18.75], 'FaceColor',[0 0 0]);
rectangle('Position',[337.5 -318.75 18.75 18.75], 'FaceColor',[0 0 0]);
rectangle('Position',[356.25 -318.75 18.75 18.75], 'FaceColor',[0 0 0]);
rectangle('Position',[337.5 -337.5 18.75 18.75], 'FaceColor',[0 0 0]);
rectangle('Position',[356.25 -337.5 18.75 18.75], 'FaceColor',[1 1 1]);
rectangle('Position',[337.5 -356.25 18.75 18.75], 'FaceColor',[0 0 0]);
rectangle('Position',[356.25 -356.25 18.75 18.75], 'FaceColor',[1 1 1]);
rectangle('Position',[337.5 -375 18.75 18.75], 'FaceColor',[0 0 0]);
rectangle('Position',[356.25 -375 18.75 18.75], 'FaceColor',[1 1 1]);
rectangle('Position',[375 -318.75 18.75 18.75], 'FaceColor',[0 0 0]);
rectangle('Position',[393.75 -318.75 18.75 18.75], 'FaceColor',[1 1 1]);
rectangle('Position',[375 -337.5 18.75 18.75], 'FaceColor',[1 1 1]);
rectangle('Position',[393.75 -337.5 18.75 18.75], 'FaceColor',[1 1 1]);
rectangle('Position',[300 -393.75 18.75 18.75], 'FaceColor',[0 0 0]);
rectangle('Position',[318.75 -393.75 18.75 18.75], 'FaceColor',[0 0 0]);
rectangle('Position',[300 -412.5 18.75 18.75], 'FaceColor',[1 1 1]);
rectangle('Position',[318.75 -412.5 18.75 18.75], 'FaceColor',[1 1 1]);
rectangle('Position',[337.5 -393.75 18.75 18.75], 'FaceColor',[0 0 0]);
rectangle('Position',[356.25 -393.75 18.75 18.75], 'FaceColor',[1 1 1]);
rectangle('Position',[337.5 -412.5 18.75 18.75], 'FaceColor',[1 1 1]);
rectangle('Position',[356.25 -412.5 18.75 18.75], 'FaceColor',[1 1 1]);
rectangle('Position',[525 -318.75 18.75 18.75], 'FaceColor',[1 1 1]);
rectangle('Position',[543.75 -318.75 18.75 18.75], 'FaceColor',[0 0 0]);
rectangle('Position',[525 -337.5 18.75 18.75], 'FaceColor',[1 1 1]);
rectangle('Position',[543.75 -337.5 18.75 18.75], 'FaceColor',[0 0 0]);
rectangle('Position',[562.5 -356.25 18.75 18.75], 'FaceColor',[1 1 1]);
rectangle('Position',[581.25 -356.25 18.75 18.75], 'FaceColor',[0 0 0]);
rectangle('Position',[562.5 -375 18.75 18.75], 'FaceColor',[1 1 1]);
rectangle('Position',[581.25 -375 18.75 18.75], 'FaceColor',[0 0 0]);
rectangle('Position',[562.5 -393.75 18.75 18.75], 'FaceColor',[1 1 1]);
rectangle('Position',[581.25 -393.75 18.75 18.75], 'FaceColor',[0 0 0]);
rectangle('Position',[562.5 -412.5 18.75 18.75], 'FaceColor',[1 1 1]);
rectangle('Position',[581.25 -412.5 18.75 18.75], 'FaceColor',[0 0 0]);
rectangle('Position',[300 -468.75 18.75 18.75], 'FaceColor',[0 0 0]);
rectangle('Position',[318.75 -468.75 18.75 18.75], 'FaceColor',[0 0 0]);
rectangle('Position',[300 -487.5 18.75 18.75], 'FaceColor',[1 1 1]);
rectangle('Position',[318.75 -487.5 18.75 18.75], 'FaceColor',[0 0 0]);
rectangle('Position',[300 -506.25 18.75 18.75], 'FaceColor',[1 1 1]);
rectangle('Position',[318.75 -506.25 18.75 18.75], 'FaceColor',[0 0 0]);
rectangle('Position',[300 -525 18.75 18.75], 'FaceColor',[1 1 1]);
rectangle('Position',[318.75 -525 18.75 18.75], 'FaceColor',[0 0 0]);
rectangle('Position',[375 -506.25 18.75 18.75], 'FaceColor',[1 1 1]);
rectangle('Position',[393.75 -506.25 18.75 18.75], 'FaceColor',[1 1 1]);
rectangle('Position',[375 -525 18.75 18.75], 'FaceColor',[0 0 0]);
rectangle('Position',[393.75 -525 18.75 18.75], 'FaceColor',[0 0 0]);
rectangle('Position',[412.5 -506.25 18.75 18.75], 'FaceColor',[1 1 1]);
rectangle('Position',[431.25 -506.25 18.75 18.75], 'FaceColor',[1 1 1]);
rectangle('Position',[412.5 -525 18.75 18.75], 'FaceColor',[0 0 0]);
rectangle('Position',[431.25 -525 18.75 18.75], 'FaceColor',[1 1 1]);
rectangle('Position',[300 -543.75 18.75 18.75], 'FaceColor',[1 1 1]);
rectangle('Position',[318.75 -543.75 18.75 18.75], 'FaceColor',[0 0 0]);
rectangle('Position',[300 -562.5 18.75 18.75], 'FaceColor',[1 1 1]);
rectangle('Position',[318.75 -562.5 18.75 18.75], 'FaceColor',[0 0 0]);
rectangle('Position',[300 -581.25 18.75 18.75], 'FaceColor',[1 1 1]);
rectangle('Position',[318.75 -581.25 18.75 18.75], 'FaceColor',[0 0 0]);
rectangle('Position',[300 -600 18.75 18.75], 'FaceColor',[0 0 0]);
rectangle('Position',[318.75 -600 18.75 18.75], 'FaceColor',[0 0 0]);
rectangle('Position',[375 -543.75 18.75 18.75], 'FaceColor',[0 0 0]);
rectangle('Position',[393.75 -543.75 18.75 18.75], 'FaceColor',[0 0 0]);
rectangle('Position',[375 -562.5 18.75 18.75], 'FaceColor',[1 1 1]);
rectangle('Position',[393.75 -562.5 18.75 18.75], 'FaceColor',[1 1 1]);
rectangle('Position',[412.5 -543.75 18.75 18.75], 'FaceColor',[0 0 0]);
rectangle('Position',[431.25 -543.75 18.75 18.75], 'FaceColor',[1 1 1]);
rectangle('Position',[412.5 -562.5 18.75 18.75], 'FaceColor',[1 1 1]);
rectangle('Position',[431.25 -562.5 18.75 18.75], 'FaceColor',[1 1 1]);
rectangle('Position',[375 -581.25 18.75 18.75], 'FaceColor',[1 1 1]);
rectangle('Position',[393.75 -581.25 18.75 18.75], 'FaceColor',[1 1 1]);
rectangle('Position',[375 -600 18.75 18.75], 'FaceColor',[0 0 0]);
rectangle('Position',[393.75 -600 18.75 18.75], 'FaceColor',[0 0 0]);
rectangle('Position',[412.5 -581.25 18.75 18.75], 'FaceColor',[1 1 1]);
rectangle('Position',[431.25 -581.25 18.75 18.75], 'FaceColor',[1 1 1]);
rectangle('Position',[412.5 -600 18.75 18.75], 'FaceColor',[0 0 0]);
rectangle('Position',[431.25 -600 18.75 18.75], 'FaceColor',[0 0 0]);
rectangle('Position',[450 -468.75 18.75 18.75], 'FaceColor',[0 0 0]);
rectangle('Position',[468.75 -468.75 18.75 18.75], 'FaceColor',[0 0 0]);
rectangle('Position',[450 -487.5 18.75 18.75], 'FaceColor',[1 1 1]);
rectangle('Position',[468.75 -487.5 18.75 18.75], 'FaceColor',[1 1 1]);
rectangle('Position',[525 -468.75 18.75 18.75], 'FaceColor',[0 0 0]);
rectangle('Position',[543.75 -468.75 18.75 18.75], 'FaceColor',[0 0 0]);
rectangle('Position',[525 -487.5 18.75 18.75], 'FaceColor',[1 1 1]);
rectangle('Position',[543.75 -487.5 18.75 18.75], 'FaceColor',[1 1 1]);
rectangle('Position',[562.5 -468.75 18.75 18.75], 'FaceColor',[0 0 0]);
rectangle('Position',[581.25 -468.75 18.75 18.75], 'FaceColor',[0 0 0]);
rectangle('Position',[562.5 -487.5 18.75 18.75], 'FaceColor',[1 1 1]);
rectangle('Position',[581.25 -487.5 18.75 18.75], 'FaceColor',[0 0 0]);
rectangle('Position',[562.5 -506.25 18.75 18.75], 'FaceColor',[1 1 1]);
rectangle('Position',[581.25 -506.25 18.75 18.75], 'FaceColor',[0 0 0]);
rectangle('Position',[562.5 -525 18.75 18.75], 'FaceColor',[1 1 1]);
rectangle('Position',[581.25 -525 18.75 18.75], 'FaceColor',[0 0 0]);
rectangle('Position',[487.5 -543.75 18.75 18.75], 'FaceColor',[0 0 0]);
rectangle('Position',[506.25 -543.75 18.75 18.75], 'FaceColor',[0 0 0]);
rectangle('Position',[487.5 -562.5 18.75 18.75], 'FaceColor',[1 1 1]);
rectangle('Position',[506.25 -562.5 18.75 18.75], 'FaceColor',[1 1 1]);
rectangle('Position',[450 -581.25 18.75 18.75], 'FaceColor',[1 1 1]);
rectangle('Position',[468.75 -581.25 18.75 18.75], 'FaceColor',[1 1 1]);
rectangle('Position',[450 -600 18.75 18.75], 'FaceColor',[0 0 0]);
rectangle('Position',[468.75 -600 18.75 18.75], 'FaceColor',[0 0 0]);
rectangle('Position',[487.5 -581.25 18.75 18.75], 'FaceColor',[1 1 1]);
rectangle('Position',[506.25 -581.25 18.75 18.75], 'FaceColor',[1 1 1]);
rectangle('Position',[487.5 -600 18.75 18.75], 'FaceColor',[0 0 0]);
rectangle('Position',[506.25 -600 18.75 18.75], 'FaceColor',[0 0 0]);
rectangle('Position',[562.5 -543.75 18.75 18.75], 'FaceColor',[1 1 1]);
rectangle('Position',[581.25 -543.75 18.75 18.75], 'FaceColor',[0 0 0]);
rectangle('Position',[562.5 -562.5 18.75 18.75], 'FaceColor',[1 1 1]);
rectangle('Position',[581.25 -562.5 18.75 18.75], 'FaceColor',[0 0 0]);
rectangle('Position',[525 -581.25 18.75 18.75], 'FaceColor',[1 1 1]);
rectangle('Position',[543.75 -581.25 18.75 18.75], 'FaceColor',[1 1 1]);
rectangle('Position',[525 -600 18.75 18.75], 'FaceColor',[0 0 0]);
rectangle('Position',[543.75 -600 18.75 18.75], 'FaceColor',[0 0 0]);
rectangle('Position',[562.5 -581.25 18.75 18.75], 'FaceColor',[1 1 1]);
rectangle('Position',[581.25 -581.25 18.75 18.75], 'FaceColor',[0 0 0]);
rectangle('Position',[562.5 -600 18.75 18.75], 'FaceColor',[0 0 0]);
rectangle('Position',[581.25 -600 18.75 18.75], 'FaceColor',[0 0 0]);
X=[560,540,525,506.25,487.5,468.75,468.75,468.75,487.5,506.25,513.75,510,506.25,487.5,450,412.5,375,356.25,337.5,318.75,300,262.5,225,187.5,187.5,187.5,150,112.5,112.5,112.5,112.5,112.5,112.5,75,40,40];
Y=[-40,-75,-112.5,-112.5,-112.5,-131.25,-150,-168.75,-168.75,-187.5,-206.25,-225,-243.75,-262.5,-300,-337.5,-375,-393.75,-393.75,-393.75,-393.75,-375,-337.5,-300,-281.25,-262.5,-225,-187.5,-150,-131.25,-112.5,-93.75,-75,-37.5,-40,-40];
hold on;
plot(X,Y,'r');
plot(X,Y,'bo');
legend('2027.39','Location','southoutside');
